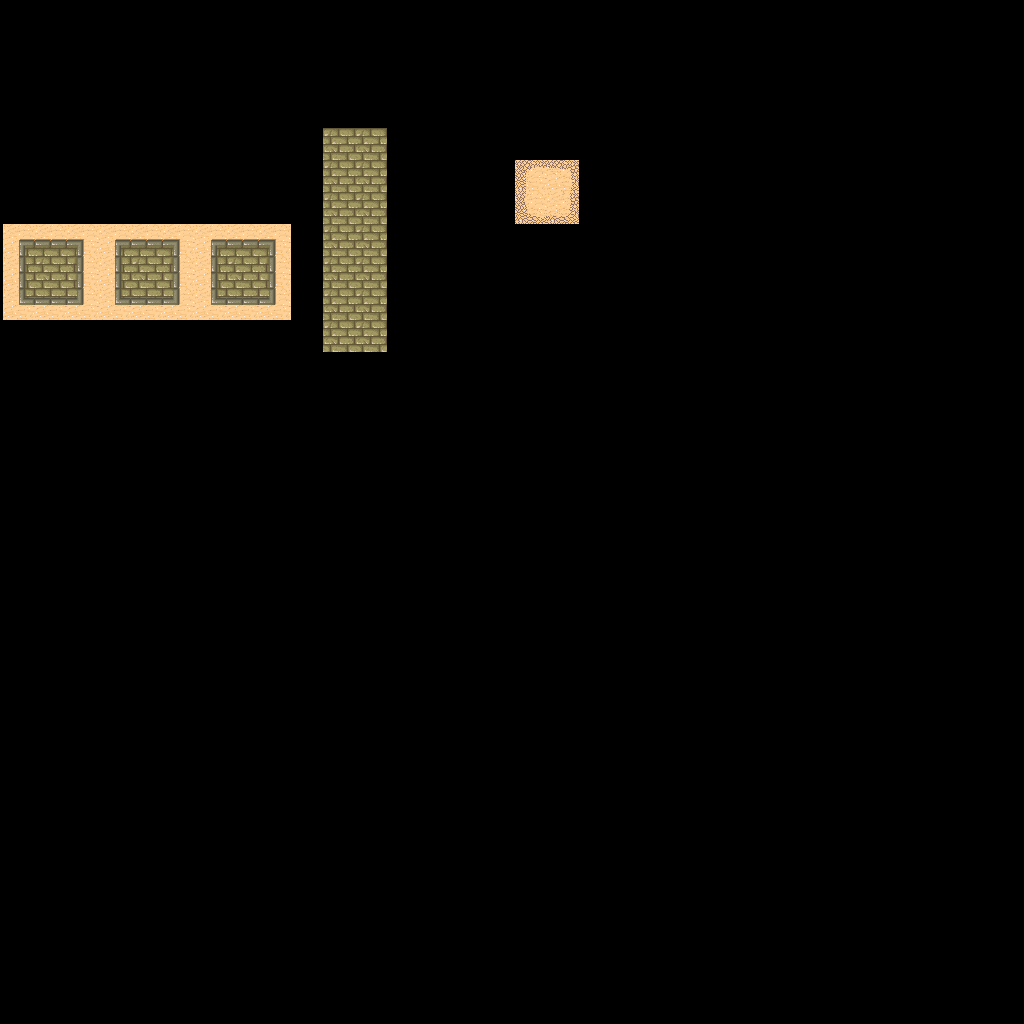

A level layout from a 2D game, rendered from its tile map. Below: a short description, then the map file with its tile-grid data intact:
An orthogonal 32x32 tile map with 32x32 px tiles, 1 tile layer (Tile Layer 1) and 2 objects (objectLayer).

<map version="1.0" tiledversion="1.0.2" orientation="orthogonal" renderorder="right-down" width="32" height="32" tilewidth="32" tileheight="32" nextobjectid="14">
 <tileset firstgid="1" source="test_1.tsx" />
 <layer name="Tile Layer 1" width="32" height="32" offsetx="3" offsety="0">
  <data encoding="csv">
0,0,0,0,0,0,0,0,0,0,0,0,0,0,0,0,0,0,0,0,0,0,0,0,0,0,0,0,0,0,0,0,
0,0,0,0,0,0,0,0,0,0,0,0,0,0,0,0,0,0,0,0,0,0,0,0,0,0,0,0,0,0,0,0,
0,0,0,0,0,0,0,0,0,0,0,0,0,0,0,0,0,0,0,0,0,0,0,0,0,0,0,0,0,0,0,0,
0,0,0,0,0,0,0,0,0,0,0,0,0,0,0,0,0,0,0,0,0,0,0,0,0,0,0,0,0,0,0,0,
0,0,0,0,0,0,0,0,0,0,10,10,0,0,0,0,0,0,0,0,0,0,0,0,0,0,0,0,0,0,0,0,
0,0,0,0,0,0,0,0,0,0,10,10,0,0,0,0,4,5,0,0,0,0,0,0,0,0,0,0,0,0,0,0,
0,0,0,0,0,0,0,0,0,0,10,10,0,0,0,0,12,13,0,0,0,0,0,0,0,0,0,0,0,0,0,0,
1,2,3,1,2,3,1,2,3,0,10,10,0,0,0,0,0,0,0,0,0,0,0,0,0,0,0,0,0,0,0,0,
9,10,11,9,10,11,9,10,11,0,10,10,0,0,0,0,0,0,0,0,0,0,0,0,0,0,0,0,0,0,0,0,
17,18,19,17,18,19,17,18,19,0,10,10,0,0,0,0,0,0,0,0,0,0,0,0,0,0,0,0,0,0,0,0,
0,0,0,0,0,0,0,0,0,0,10,10,0,0,0,0,0,0,0,0,0,0,0,0,0,0,0,0,0,0,0,0,
0,0,0,0,0,0,0,0,0,0,0,0,0,0,0,0,0,0,0,0,0,0,0,0,0,0,0,0,0,0,0,0,
0,0,0,0,0,0,0,0,0,0,0,0,0,0,0,0,0,0,0,0,0,0,0,0,0,0,0,0,0,0,0,0,
0,0,0,0,0,0,0,0,0,0,0,0,0,0,0,0,0,0,0,0,0,0,0,0,0,0,0,0,0,0,0,0,
0,0,0,0,0,0,0,0,0,0,0,0,0,0,0,0,0,0,0,0,0,0,0,0,0,0,0,0,0,0,0,0,
0,0,0,0,0,0,0,0,0,0,0,0,0,0,0,0,0,0,0,0,0,0,0,0,0,0,0,0,0,0,0,0,
0,0,0,0,0,0,0,0,0,0,0,0,0,0,0,0,0,0,0,0,0,0,0,0,0,0,0,0,0,0,0,0,
0,0,0,0,0,0,0,0,0,0,0,0,0,0,0,0,0,0,0,0,0,0,0,0,0,0,0,0,0,0,0,0,
0,0,0,0,0,0,0,0,0,0,0,0,0,0,0,0,0,0,0,0,0,0,0,0,0,0,0,0,0,0,0,0,
0,0,0,0,0,0,0,0,0,0,0,0,0,0,0,0,0,0,0,0,0,0,0,0,0,0,0,0,0,0,0,0,
0,0,0,0,0,0,0,0,0,0,0,0,0,0,0,0,0,0,0,0,0,0,0,0,0,0,0,0,0,0,0,0,
0,0,0,0,0,0,0,0,0,0,0,0,0,0,0,0,0,0,0,0,0,0,0,0,0,0,0,0,0,0,0,0,
0,0,0,0,0,0,0,0,0,0,0,0,0,0,0,0,0,0,0,0,0,0,0,0,0,0,0,0,0,0,0,0,
0,0,0,0,0,0,0,0,0,0,0,0,0,0,0,0,0,0,0,0,0,0,0,0,0,0,0,0,0,0,0,0,
0,0,0,0,0,0,0,0,0,0,0,0,0,0,0,0,0,0,0,0,0,0,0,0,0,0,0,0,0,0,0,0,
0,0,0,0,0,0,0,0,0,0,0,0,0,0,0,0,0,0,0,0,0,0,0,0,0,0,0,0,0,0,0,0,
0,0,0,0,0,0,0,0,0,0,0,0,0,0,0,0,0,0,0,0,0,0,0,0,0,0,0,0,0,0,0,0,
0,0,0,0,0,0,0,0,0,0,0,0,0,0,0,0,0,0,0,0,0,0,0,0,0,0,0,0,0,0,0,0,
0,0,0,0,0,0,0,0,0,0,0,0,0,0,0,0,0,0,0,0,0,0,0,0,0,0,0,0,0,0,0,0,
0,0,0,0,0,0,0,0,0,0,0,0,0,0,0,0,0,0,0,0,0,0,0,0,0,0,0,0,0,0,0,0,
0,0,0,0,0,0,0,0,0,0,0,0,0,0,0,0,0,0,0,0,0,0,0,0,0,0,0,0,0,0,0,0,
0,0,0,0,0,0,0,0,0,0,0,0,0,0,0,0,0,0,0,0,0,0,0,0,0,0,0,0,0,0,0,0
</data>
 </layer>
 <objectgroup name="Object Layer 1" offsetx="-254" offsety="64">
  <object id="9" x="365" y="134" width="154" height="156" />
  <object id="11" name="objectLayer" x="440" y="215" />
 </objectgroup>
</map>
